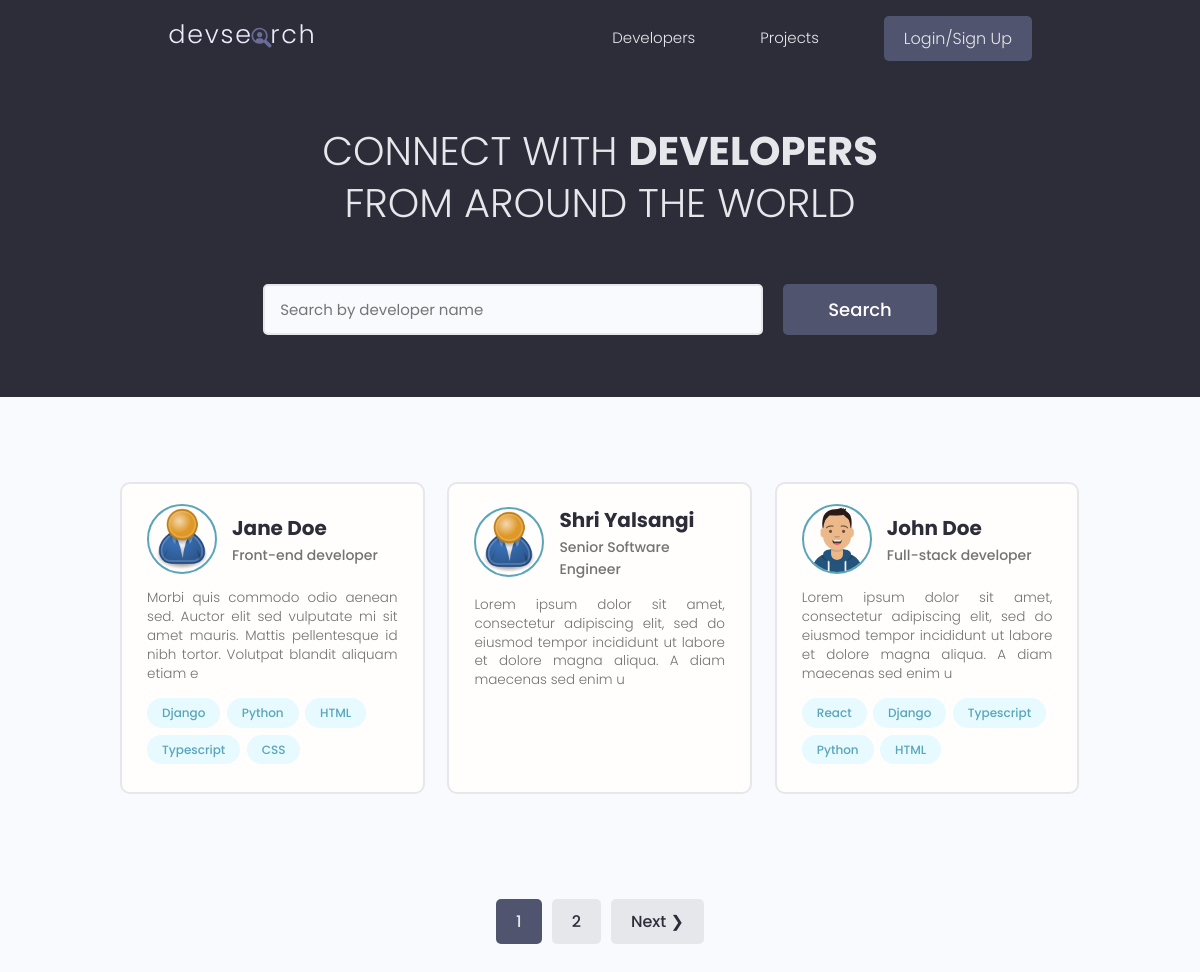
The page / on the database its author committed.
### users/models.py (models this page shows, shortened)
class Profile(models.Model):
  user = models.OneToOneField(User, null=True, on_delete=models.CASCADE, blank=True)
  name = models.CharField(max_length=200, null=True, blank=True)
  email = models.EmailField(max_length=500, null=True, blank=True)
  username = models.CharField(max_length=200, null=True, blank=True)
  location = models.CharField(max_length=200, null=True, blank=True)
  short_intro = models.CharField(max_length=500, null=True, blank=True)
  bio = models.TextField(null=True, blank=True)
  profile_image = models.ImageField(null=True, blank=True, upload_to='profiles/', default='profiles/user-default.png')
  social_github = models.CharField(max_length=200, null=True, blank=True)
  social_twitter = models.CharField(max_length=200, null=True, blank=True)
  social_linkedin = models.CharField(max_length=200, null=True, blank=True)
  social_youtube = models.CharField(max_length=200, null=True, blank=True)
  social_website = models.CharField(max_length=200, null=True, blank=True)
  id = models.UUIDField(primary_key=True, default=uuid.uuid4, editable=False, unique=True)
  created = models.DateTimeField(auto_now_add=True)
  updated = models.DateTimeField(auto_now=True)

class Skill(models.Model):
  owner = models.ForeignKey(Profile, null=True, blank=True, on_delete=models.CASCADE)
  name = models.CharField(max_length=200, null=True, blank=True)
  description = models.TextField(null=True, blank=True)
  id = models.UUIDField(primary_key=True, default=uuid.uuid4, editable=False, unique=True)
  created = models.DateTimeField(auto_now_add=True)
  updated = models.DateTimeField(auto_now=True)
  def __str__(self):
    return self.name

### users/views.py (the view)
# urls.py: path('', views.profiles, name='profiles'),
def profiles(request):
    profiles, search_query = searchProfiles(request)
    results = 3
    custom_range, profiles = paginateProfiles(request, profiles, results)
    context = { 'profiles': profiles, 'search_query': search_query, 'custom_range': custom_range}
    return render(request, 'users/profiles.html', context)

### users/utils.py (called while the page is built)
def paginateProfiles(request, profiles, results):
    page = request.GET.get('page')
    paginator = Paginator(profiles, results)
    try:
        profiles = paginator.page(page)
    except PageNotAnInteger:
        page = 1
        profiles = paginator.page(page)
    except EmptyPage:
        page = paginator.num_pages
        profiles = paginator.page(page)
    leftIndex = (int(page) - 4)
    if leftIndex < 1:
        leftIndex = 1
    rightIndex = (int(page) + 5)
    if rightIndex > paginator.num_pages:
        rightIndex = paginator.num_pages + 1
    custom_range = range(leftIndex, rightIndex)
    return custom_range, profiles

def searchProfiles(request):
    search_query = ''
    if request.GET.get('search_query'):
        search_query = request.GET.get('search_query')
    skills = Skill.objects.filter(name__icontains=search_query)
    profiles = Profile.objects.distinct().filter(
        Q(name__icontains=search_query) |
        Q(short_intro__icontains=search_query) |
        Q(location__icontains=search_query) |
        Q(bio__icontains=search_query) |
        Q(skill__in=skills)
    )
    return profiles, search_query

### users/templates/users/profiles.html (shortened to what this page needs)
{% extends 'main.html' %}
{% block content %}
<main class="home">
    <section class="hero-section text-center">
      <div class="container container--narrow">
        <div class="hero-section__box">
          <h2>CONNECT WITH <span>DEVELOPERS</span></h2>
          <h2>FROM AROUND THE WORLD</h2>
        </div>
        <div class="hero-section__search">
          <form id="searchForm" class="form" action="{% url 'profiles' %}" method="get">
            <div class="form__field">
              <input class="input input--text" id="formInput#search" type="text" name="search_query"
                placeholder="Search by developer name"  value="{{search_query}}" />
            </div>
            <input class="btn btn--sub btn--lg" type="submit" value="Search" />
          </form>
        </div>
      </div>
    </section>
    <section class="devlist">
      <div class="container">
        <div class="grid grid--three">
        {% for user in profiles %}
          <div class="column card">
            <div class="dev">
              <a href="{% url 'user-profile' user.id %}" class="card__body">
                <div class="dev__profile">
                  <img class="avatar avatar--md" src="{{ user.profile_image.url }}" alt="image" />
                  <div class="dev__meta">
                    <h3>{{ user.name }}</h3>
                    <h5>{{ user.short_intro|slice:"60" }}</h5>
                  </div>
                </div>
                <p class="dev__info">
                  {{ user.bio|slice:"150" }}
                </p>
                <div class="dev__skills">
                    {% for skill in user.skill_set.all|slice:"5" %}
                  <span class="tag tag--pill tag--main">
                    <small>{{skill}}</small>
                  </span>
                  {% endfor %}
                </div>
              </a>
            </div>
          </div>
          {% endfor %}
        </div>
      </div>
    </section>
    {% include 'pagination.html' with queryset=profiles custom_range=custom_range %}
  </main>
{% endblock content %}

### static/styles/app.css (style rules this page uses)
:root { --color-sub: #2d2d39; }
.btn--sub { background-color: var(--color-sub-light); }
.card { border: 2px solid var(--color-light); }
img { width: 100%; }
.hero-section { height: 40vh; display: flex; align-items: center; background-color: var(--color-sub); }
.hero-section__box { margin-bottom: 4rem; }
.hero-section__box > h2, .hero-section__box > h2 > span { font-size: 4rem; color: var(--color-light); line-height: 1.3; text-transform: uppercase; }
.hero-section__box > h2 { font-weight: 300; }
.hero-section__box > h2 > span { font-weight: 700; }
.hero-section__search > .form { display: flex; align-items: center; justify-content: center; gap: 2rem; }
.hero-section__search > .form input.input--text { width: 50rem; }
.devlist { margin-top: 8rem; }
.devlist .grid { align-items: stretch; }
.devlist .dev .dev__profile { display: flex; align-items: center; gap: 1.5rem; }
.devlist .dev .dev__meta h3 { color: var(--color-sub); font-size: 2rem; font-weight: 700; }
.devlist .dev .dev__meta h5 { color: var(--color-text); font-size: 1.4rem; font-weight: 500; }
.devlist .dev .dev__info { margin: 1.5rem 0; font-size: 1.35rem; line-height: 1.4; text-align: justify; }

### static/uikit/styles/modules/_variables.css (style rules this page uses)
:root { --color-main: #5aa5b9; --color-main-light: #e6faff; --color-sub: #3f4156; --color-sub-light: #51546e; --color-sub-lighter: #ededfd; --color-text: #737373; --color-gray: #8b8b8b; --color-light: #e5e7eb; --color-light-gray: #767676; --color-bg: #f8fafd; --color-white: #fffefd; --color-white-light: #f3f3f3; --color-success: #359e64; --color-success-bg: #def8e8; --color-error: #fc4b0b; --color-error-bg: #fff2ee; --font-base: 'Poppins', arial, helvetica, 'Segoe UI', roboto, ubuntu, sans-serif; --font-monospace: 'Fira Code', 'Courier New', courier, monospace; --font-regular: 300; --font-medium: 500; --font-bold: 700; --generic-shadow: 1px 1px 5px #00000010; --generic-transition: all 0.3s ease-in-out; }

### static/uikit/styles/modules/_base.css (style rules this page uses)
* { margin: 0; padding: 0; box-sizing: border-box; text-rendering: optimizeLegibility; color: inherit; font-size: inherit; }
html { font-size: 50%; }
@media only screen and (min-width: 480px) { html { font-size: 56.25%; } }
@media only screen and (min-width: 1200px) { html { font-size: 62.5%; } }
body { line-height: 1.6; font-weight: 400; font-size: 1.5rem; color: var(--color-text); background-color: var(--color-bg); min-height: 100vh; }

### static/uikit/styles/modules/_typography.css (style rules this page uses)
* { font-family: var(--font-base); }
h2 { font-size: 3.6rem; font-weight: var(--font-bold); }
h3 { font-size: 3.2rem; font-weight: var(--font-medium); }
h5 { font-size: 2.4rem; font-weight: var(--font-medium); }
h5, h6 { font-weight: var(--font-regular); }
p, span, strong { font-size: 1.6rem; color: var(--color-text); font-weight: var(--font-regular); }
a { padding-bottom: 2px; text-decoration: none; display: inline-block; color: var(--color-main); font-weight: var(--font-medium); }

### static/uikit/styles/modules/_utilities.css (style rules this page uses)
.container { width: 92%; max-width: 165rem; margin: 0 auto; box-sizing: border-box; }
.container--narrow { width: 92%; max-width: 120rem; }
@media screen and (min-width: 1000px) { .container { width: 90%; } }
@media screen and (min-width: 1000px) { .container--narrow { width: 85%; } }
@media screen and (min-width: 1200px) { .container { width: 80%; } }
@media screen and (min-width: 1200px) { .container--narrow { width: 72%; } }
.text-center { text-align: center; }

### static/uikit/styles/modules/_avatar.css (style rules this page uses)
.avatar { border-radius: 50%; border: 2px solid var(--color-main); object-fit: cover; }
.avatar--md { height: 7rem; width: 7rem; }

### static/uikit/styles/modules/_button.css (style rules this page uses)
.btn { display: inline-block; position: relative; cursor: pointer; background-color: var(--color-light); font-weight: var(--font-medium); color: var(--color-sub); text-decoration: none; padding: 1rem 2rem; border-radius: 0.5rem; border: none; width: -webkit-fit-content; width: -moz-fit-content; width: fit-content; height: -webkit-fit-content; height: -moz-fit-content; height: fit-content; font-size: 1.6rem; outline-width: 0; outline-color: transparent; -webkit-backface-visibility: hidden; backface-visibility: hidden; transition: all 0.3s ease-in-out; }
.btn--sub { background-color: var(--color-sub); color: var(--color-white); }
.btn--lg { font-size: 1.8rem; padding: 1.2rem 4.5rem; }

### static/uikit/styles/modules/_card.css (style rules this page uses)
.card { border-radius: 1rem; background-color: var(--color-white); border: 1.5px solid var(--color-light); width: auto; height: auto; margin-top: 0.5rem; margin-bottom: 0.5rem; overflow: hidden; }
.card__body, .card__header { padding: 2rem 2.5rem; }

### rows shown on the page
Profile: profile_image (placeholder picture), name "Jane Doe", short_intro "Front-end developer", bio "Morbi quis commodo odio aenean sed. Auctor elit sed vulputate mi sit amet mauris. Mattis pellentesque id nibh tortor. Volutpat blandit aliquam etiam e"
Skill: name "Django"
Skill: name "Python"
Skill: name "HTML"
Skill: name "Typescript"
Skill: name "CSS"
Profile: profile_image (placeholder picture), name "Shri Yalsangi", short_intro "Senior Software Engineer", bio "Lorem ipsum dolor sit amet, consectetur adipiscing elit, sed do eiusmod tempor incididunt ut labore et dolore magna aliqua. A diam maecenas sed enim u"
Profile: profile_image (picture), name "John Doe", short_intro "Full-stack developer", bio "Lorem ipsum dolor sit amet, consectetur adipiscing elit, sed do eiusmod tempor incididunt ut labore et dolore magna aliqua. A diam maecenas sed enim u"
Skill: name "React"
Skill: name "Django"
Skill: name "Typescript"
Skill: name "Python"
Skill: name "HTML"

### other values the page prints
{{ page }} "1"
{{ page }} "2"
